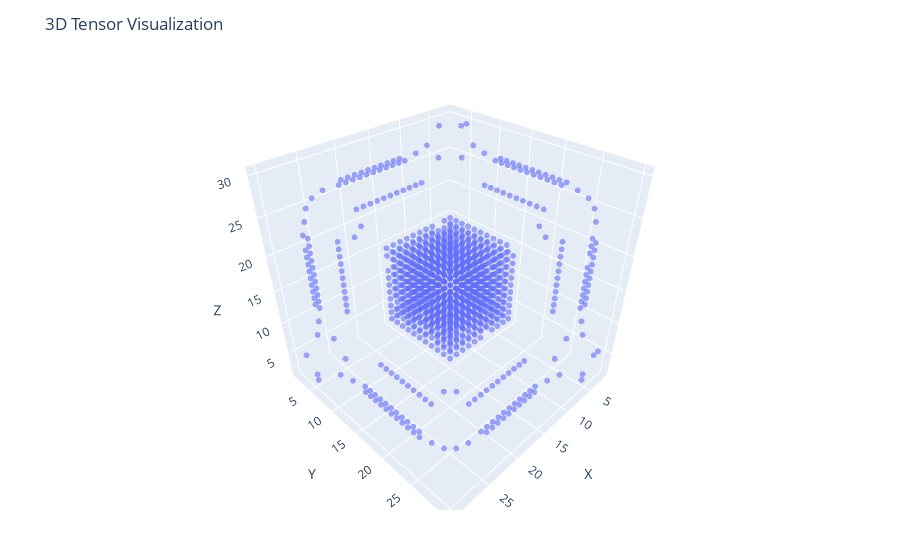

Notebook source saved alongside this figure:
### Code cell
strata = toSurfaceTensor(hypgraph_ten)
plotTensor(strata.tensor)

### Figure 1 — Plotly figure (JSON) as saved in the notebook; plotly's stock layout.template omitted (floating-point values rounded to 4 significant figures; data arrays with more than 128 entries replaced by an {"elided": "..."} marker saying what was removed)
{"data": [{"marker": {"opacity": 0.6, "size": 2}, "mode": "markers", "type": "scatter3d", "x": {"elided": "1511 int values"}, "y": {"elided": "1511 int values"}, "z": {"elided": "1511 int values"}}], "layout": {"margin": {"b": 50, "l": 50, "r": 50, "t": 60}, "scene": {"aspectmode": "cube", "xaxis": {"range": [1, 31], "title": "X"}, "yaxis": {"range": [1, 31], "title": "Y"}, "zaxis": {"range": [1, 31], "title": "Z"}}, "title": "3D Tensor Visualization"}}
